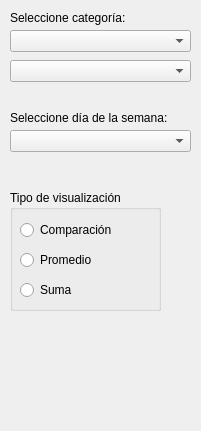
<?xml version="1.0" encoding="UTF-8"?>
<ui version="4.0">
 <class>SectorDayAnalysis</class>
 <widget class="QWidget" name="SectorDayAnalysis">
  <property name="geometry">
   <rect>
    <x>0</x>
    <y>0</y>
    <width>201</width>
    <height>431</height>
   </rect>
  </property>
  <property name="windowTitle">
   <string>Form</string>
  </property>
  <widget class="QLabel" name="label">
   <property name="geometry">
    <rect>
     <x>10</x>
     <y>10</y>
     <width>181</width>
     <height>16</height>
    </rect>
   </property>
   <property name="text">
    <string>Seleccione categoría:</string>
   </property>
  </widget>
  <widget class="QComboBox" name="comboBoxSelectSector">
   <property name="geometry">
    <rect>
     <x>10</x>
     <y>30</y>
     <width>181</width>
     <height>22</height>
    </rect>
   </property>
  </widget>
  <widget class="QComboBox" name="comboBoxSelectSubCategory">
   <property name="geometry">
    <rect>
     <x>10</x>
     <y>60</y>
     <width>181</width>
     <height>22</height>
    </rect>
   </property>
  </widget>
  <widget class="QLabel" name="label_2">
   <property name="geometry">
    <rect>
     <x>10</x>
     <y>110</y>
     <width>181</width>
     <height>16</height>
    </rect>
   </property>
   <property name="text">
    <string>Seleccione día de la semana:</string>
   </property>
  </widget>
  <widget class="QComboBox" name="comboBoxSelectDay">
   <property name="geometry">
    <rect>
     <x>10</x>
     <y>130</y>
     <width>181</width>
     <height>22</height>
    </rect>
   </property>
  </widget>
  <widget class="QGroupBox" name="groupBoxVisType">
   <property name="geometry">
    <rect>
     <x>10</x>
     <y>190</y>
     <width>151</width>
     <height>121</height>
    </rect>
   </property>
   <property name="title">
    <string>Tipo de visualización</string>
   </property>
   <widget class="QRadioButton" name="radioButtonComparison">
    <property name="geometry">
     <rect>
      <x>10</x>
      <y>30</y>
      <width>101</width>
      <height>20</height>
     </rect>
    </property>
    <property name="text">
     <string>Comparación</string>
    </property>
   </widget>
   <widget class="QRadioButton" name="radioButtonAverage">
    <property name="geometry">
     <rect>
      <x>10</x>
      <y>60</y>
      <width>101</width>
      <height>20</height>
     </rect>
    </property>
    <property name="text">
     <string>Promedio</string>
    </property>
   </widget>
   <widget class="QRadioButton" name="radioButtonSum">
    <property name="geometry">
     <rect>
      <x>10</x>
      <y>90</y>
      <width>101</width>
      <height>20</height>
     </rect>
    </property>
    <property name="text">
     <string>Suma</string>
    </property>
   </widget>
  </widget>
 </widget>
 <resources/>
 <connections/>
</ui>
